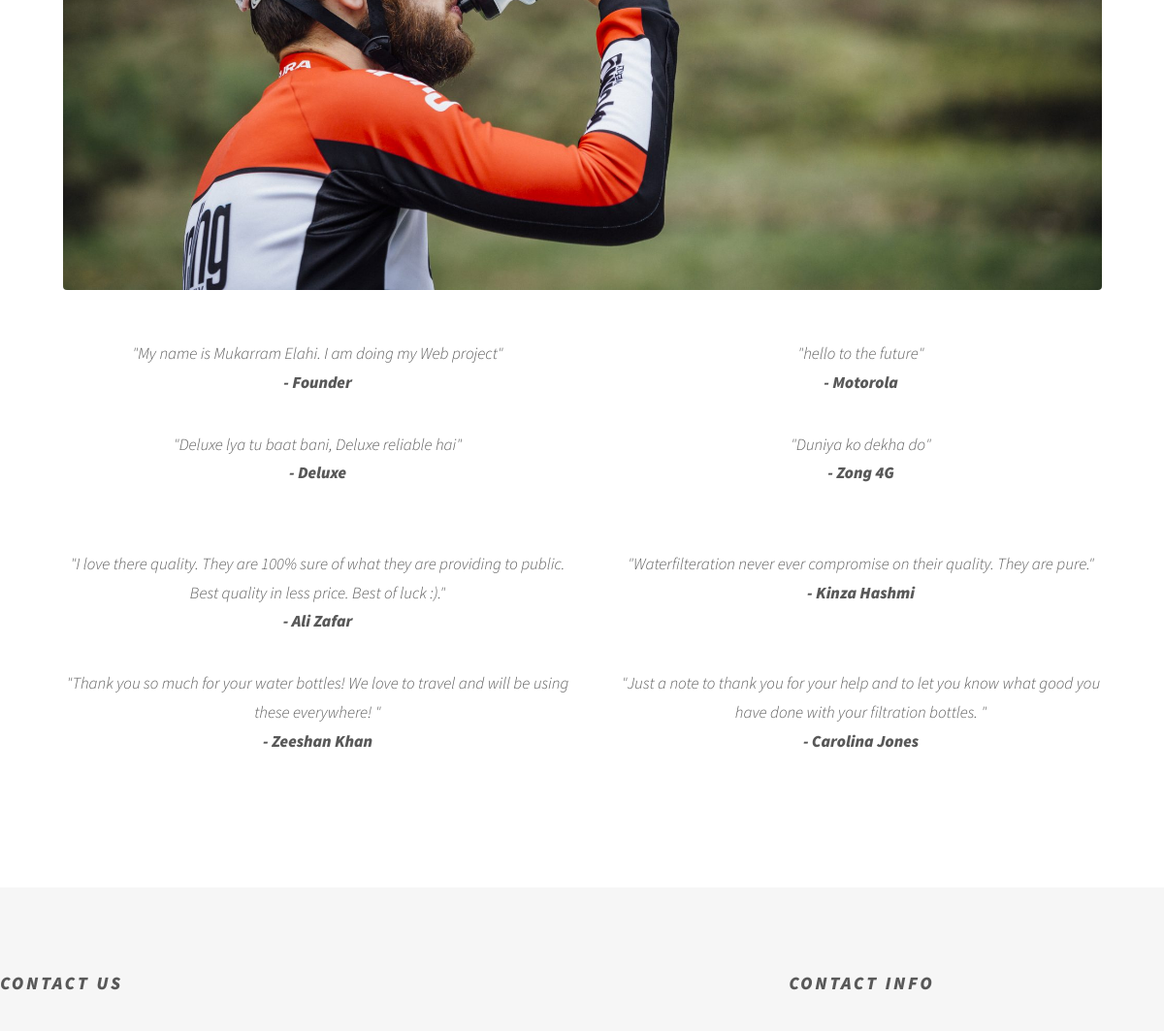
/testimonials.html/ (middle part), run on an earlier commit of the app's database.
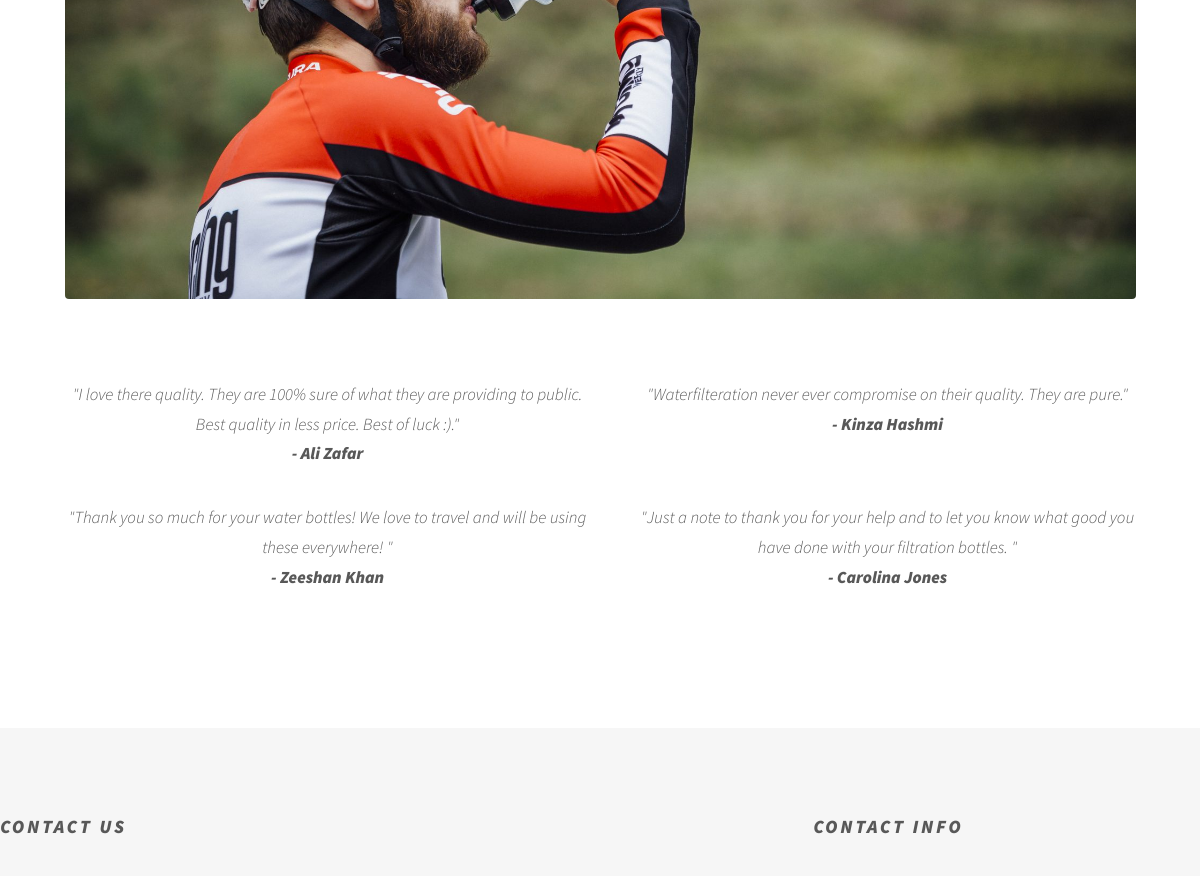
And on a later commit of the database.
### accounts/models.py (models this page shows)
class test_details(models.Model):
    test_para=models.CharField(max_length=150)
    test_name=models.CharField(max_length=50)

### accounts/views.py (the view)
# urls.py: path('testimonials.html/',views.testimonials, name=("testimonials") ),
def testimonials(request):
	temp=test_details.objects.all()
	return render (request, 'accounts/testimonials.html',{'about':temp})

### accounts/templates/accounts/testimonials.html (shortened to what this page needs)
{% load static %}
<!DOCTYPE HTML>
<html>
	<head>
		<link rel="stylesheet" href="{% static 'accounts/bootstrap/css/bootstrap.min.css' %}" />
		<link rel="stylesheet" href="{% static 'accounts/css/main.css' %}" />
	</head>
	<body class="is-preload">
			<div id="wrapper">
					<div id="main">
						<div class="inner">
							<div class="image main">
								<img src="{% static 'accounts/images/b1.jpg' %}" class="img-fluid" alt="" />
							</div>
								<div class="row">
									{% for data in about %}
										<div class="col-sm-6 text-center">
											<p class="m-n"><em>"{{data.test_para}}"</em></p>
											<p><strong> - {{data.test_name}}</strong></p>
										</div>
									{% endfor %}
								</div>
							<br>
														<div class="row">
															<div class="col-sm-6 text-center">
																<p class="m-n"><em>"I love there quality. They are 100% sure of what they are providing to public. Best quality in less price. Best of luck :)."</em></p>
																<p><strong>- Ali Zafar</strong></p>
															</div>
															<div class="col-sm-6 text-center">
																<p class="m-n"><em>"Waterfilteration never ever compromise on their quality. They are pure."</em></p>
																<p><strong>- Kinza Hashmi</strong> </p>
															</div>
															<div class="col-sm-6 text-center">
																<p class="m-n"><em>"Thank you so much for your water bottles! We love to travel and will be using these everywhere! "</em></p>
																<p><strong>- Zeeshan Khan </strong> </p>
																	</div>
															<div class="col-sm-6 text-center">
																<p class="m-n"><em>"Just a note to thank you for your help and to let you know what good you have done with your filtration bottles. "</em></p>
																<p><strong>- Carolina Jones </strong> </p>
															</div>
															</div>
													</div>
						</div>
					</div>
				<footer id="footer">
					<div class="inner">
						<section>
							<h2>Contact Us</h2>
						</section>
						<section>
							<h2>Contact Info</h2>
						</section>
					</div>
				</footer>
	</body>
</html>

What changed in the data, as far as the page shows it:
removed test_details: test_para "My name is Mukarram Elahi. I am doing my Web project", test_name "Founder"
removed test_details: test_para "hello to the future", test_name "Motorola"
removed test_details: test_para "Deluxe lya tu baat bani, Deluxe reliable hai", test_name "Deluxe"
removed test_details: test_para "Duniya ko dekha do", test_name "Zong 4G"
